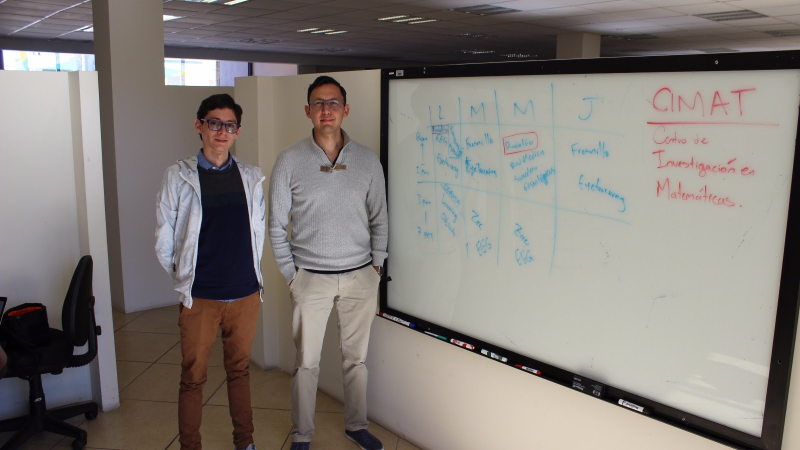
#> input picture img/img0.jpg, 1600 x 900 px, given in place of the camera (shown at 1/2 size)
$ python facedet_vid.py
#> lines starting #> are read from the running program, lines starting #| are printed output that depends on the picture
import numpy as np
import imutils
import cv2

# Load Haar cascade files:
path_cascade = "./haarcascades/"
face_cascade = cv2.CascadeClassifier(
    path_cascade + 'haarcascade_frontalface_default.xml')
# eye_cascade = cv2.CascadeClassifier(path_cascade + 'haarcascade_eye.xml')
eye_cascade = cv2.CascadeClassifier(
    path_cascade + 'haarcascade_mcs_eyepair_big.xml')
# eye_cascade = cv2.CascadeClassifier(
#     path_cascade + 'haarcascade_eye_tree_eyeglasses.xml')

# Load video capture:
cap = cv2.VideoCapture(0)

while(True):
    # Capture frame-by-frame:
    ret, img = cap.read()
#> img is the input picture: shape (900, 1600, 3); mean B, G, R 120.8, 125.5, 131.5
    img = imutils.resize(img, width=500)
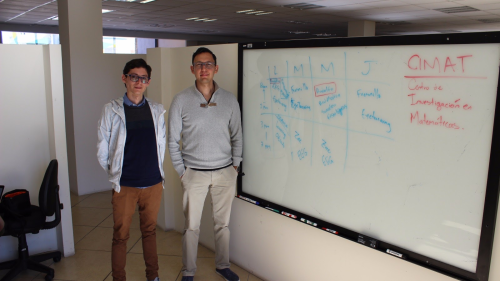
#> img: shape (281, 500, 3); mean B, G, R 120.8, 125.5, 131.5
    gray = cv2.cvtColor(img, cv2.COLOR_BGR2GRAY)
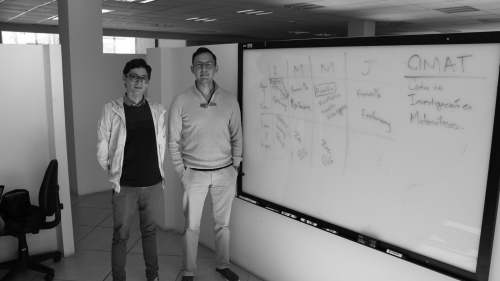
#> gray: shape (281, 500); min 1, max 255, mean 126.8

    # Create multiscale classifier:
    faces = face_cascade.detectMultiScale(gray, 1.8, 5)
#> faces = ()
    for (x, y, w, h) in faces:
        cv2.rectangle(img, (x, y), (x + w, y + h), (255, 0, 0), 2)
        roi_gray = gray[y:y + h, x:x + w]
        roi_color = img[y:y + h, x:x + w]
        eyes = eye_cascade.detectMultiScale(roi_gray)
        for (ex, ey, ew, eh) in eyes:
            cv2.rectangle(roi_color, (ex, ey),
                          (ex + ew, ey + eh), (0, 255, 0), 2)
#> this loop made 0 passes

    # Display the resulting frame
    cv2.imshow('img', img)
    if cv2.waitKey(1) & 0xFF == ord('q'):
#> (key q is pressed here)
        break

# When everything done, release the capture
cap.release()
cv2.destroyAllWindows()
